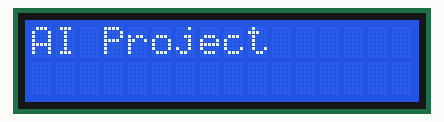
A sketch run on a simulated ESP32. Shown: 16×2 character LCD.

Above: at 0.1 s.
At 1.24 s:
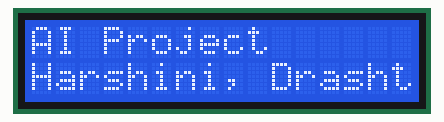
At 4.08 s:
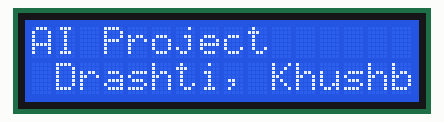
At 6.92 s:
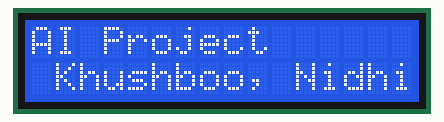
At 9.75 s:
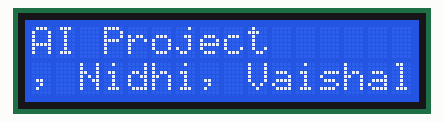
At 12.5 s:
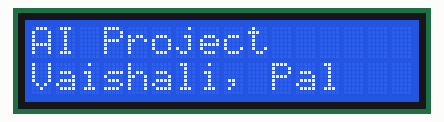

The sketch:

lcdTesting.ino
```cpp
#include <Wire.h>
#include <LiquidCrystal_I2C.h>

// Change address if needed (0x27 or 0x3F)
LiquidCrystal_I2C lcd(0x27, 16, 2);

// Long text for scrolling
String names = "Harshini, Drashti, Khushboo, Nidhi, Vaishali, Pal   ";

void setup() {
  // Initialize I2C for ESP32
  Wire.begin(21, 22);

  // Initialize LCD
  lcd.init();
  lcd.backlight();

  // First line
  lcd.setCursor(0, 0);
  lcd.print("AI Project");

  delay(1000);
}

void loop() {

  // Scroll names on second line
  for (int i = 0; i < names.length() - 15; i++) {
    lcd.setCursor(0, 1);
    lcd.print(names.substring(i, i + 16));
    delay(300); // speed of scrolling
  }

  delay(1000);

  // Optional: small pause and clear effect
  lcd.setCursor(0, 1);
  lcd.print("                "); // clear line
  delay(500);
}
```

Measured:
- by itself, everything shown: repeats every 13.2 s, in 38 steps
- what the display in image 5 shows lasts 1.4 s, from 12.4 s to 13.8 s
